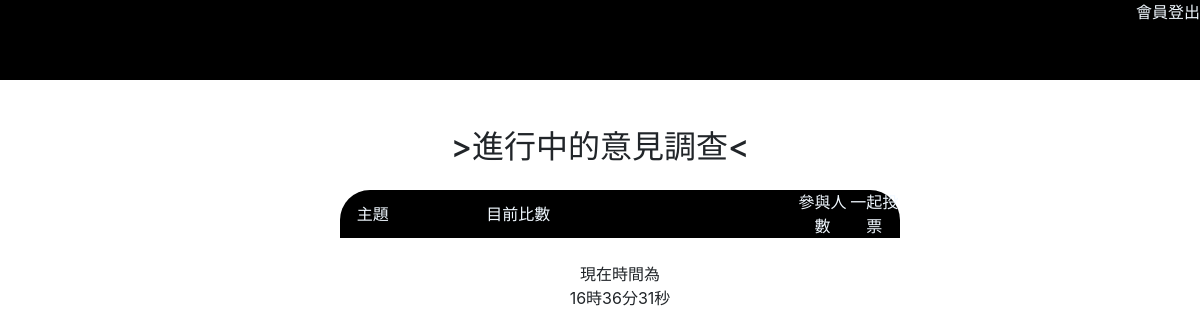
Page /front/survey.php on the earlier database version.
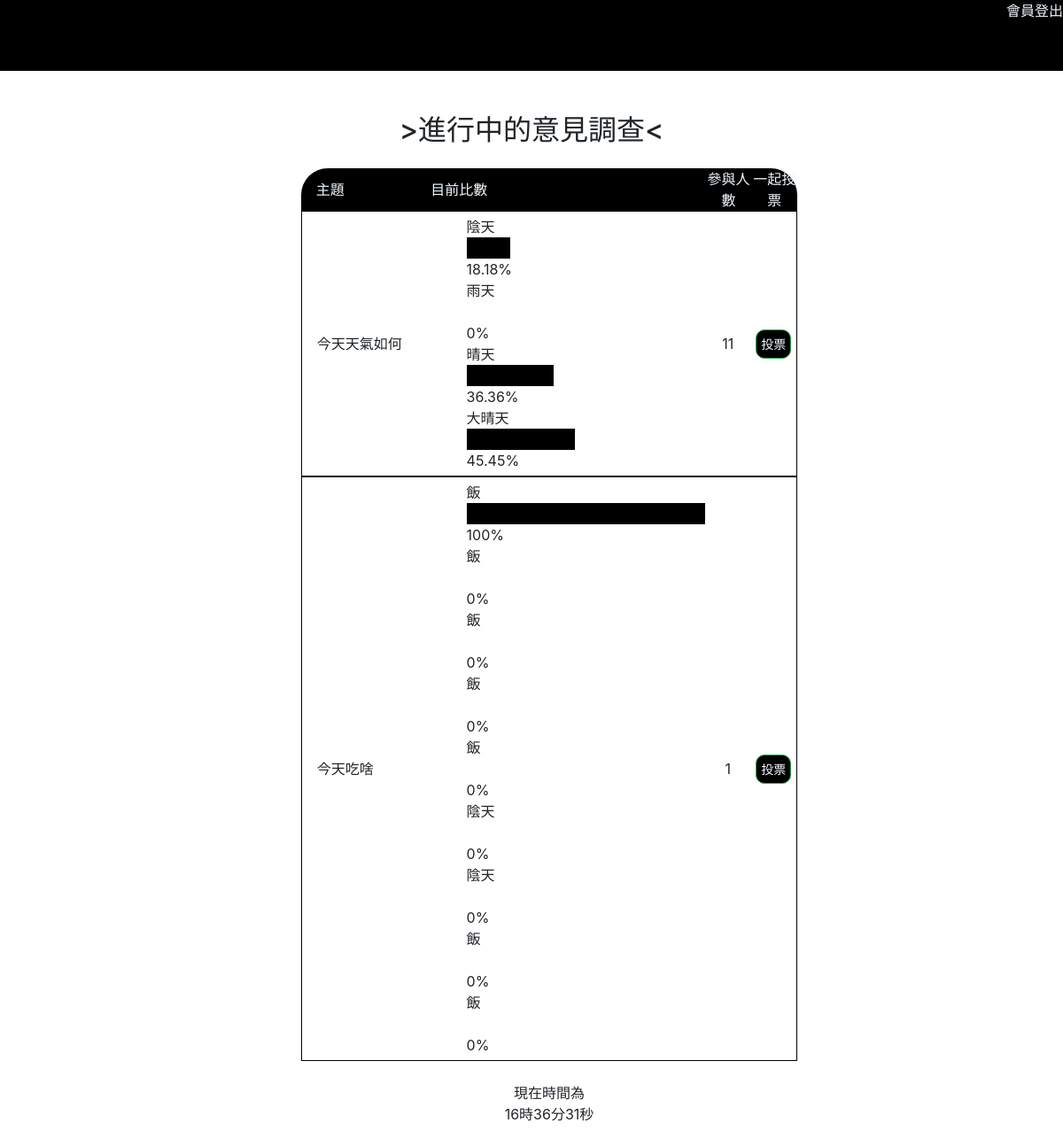
Same page on the later database version.
### tables this page shows
CREATE TABLE `survey_subject` (
  `id` int(10) UNSIGNED NOT NULL,
  `subject` text NOT NULL,
  `type` tinyint(1) UNSIGNED NOT NULL,
  `active` tinyint(1) NOT NULL,
  `vote` int(10) UNSIGNED NOT NULL,
  `img` text DEFAULT NULL,
  `created_at` timestamp NOT NULL DEFAULT current_timestamp(),
  `updated_at` timestamp NOT NULL DEFAULT current_timestamp() ON UPDATE current_timestamp()
);

CREATE TABLE `survey_options` (
  `id` int(10) UNSIGNED NOT NULL,
  `subject_id` int(10) UNSIGNED NOT NULL,
  `opt` text NOT NULL,
  `vote` int(10) UNSIGNED NOT NULL,
  `created_at` timestamp NOT NULL DEFAULT current_timestamp(),
  `updated_at` timestamp NOT NULL DEFAULT current_timestamp() ON UPDATE current_timestamp()
);

### db/base.php (called while the page is built, shortened)
<?php
$dsn="mysql:host=localhost;charset=utf8;dbname=school";
$pdo=new PDO($dsn,'root','');
function all($table,...$args){
    global $pdo;
    $sql="select * from $table ";
    if(isset($args[0])){
        if(is_array($args[0])){
            foreach($args[0] as $key => $value){
                $tmp[]="`$key`='$value'";
            }
            $sql=$sql ." WHERE ". join(" && " ,$tmp);
        }else{
            $sql=$sql . $args[0];
        }
    }
    return $pdo->query($sql)->fetchAll(PDO::FETCH_ASSOC);
}
function find($table,$id){
    global $pdo;
    $sql="select * from `$table` ";
    if(is_array($id)){
        foreach($id as $key => $value){
            $tmp[]="`$key`='$value'";
        }
        $sql = $sql . " where " . join(" && ",$tmp);
    }else{
        $sql=$sql . " where `id`='$id'";
    }
    return $pdo->query($sql)->fetch(PDO::FETCH_ASSOC);
}
?>

### front/survey.php (the view, shortened to what this page needs)
<?php include_once "../db/base.php"; ?>
<!DOCTYPE html>
<html lang="en">
<head>
    <?php include "../layouts/link_css.php"; ?>
    <link rel="stylesheet" href="../css/css.css">
</head>
<body>
    <header class="index_header">
        <nav class="nav_bar">
            <div class="menber">
                <a class='to_log' href="../logout.php">會員登出</a>
            </div>
        </nav>
    </header>
<br><br>
    <h2> >進行中的意見調查< </h2>
    <ul class="survey">
        <li class="survey_list_2">
            <div class="survey_list_name_1">主題</div>
            <div class="survey_list_result">目前比數</div>
            <div class="survey_list_vote_1">參與人數</div>
            <div class="survey_list_chkBtn_1">一起投票</div>
        </li>
        <?php
        $surveys = all("survey_subject", ['active' => 1]);
        foreach ($surveys as $survey) {
        ?>
            <li class="survey_list_3">
                <div class="survey_list_name_1">
                    <?= $survey['subject']; ?>
                </div>
                <div class="survey_list_result">
                    <?php
                    $subject = find("survey_subject", $survey['id']);
                    $options = all("survey_options", ['subject_id' => $survey['id']]);
                    ?>
                    <ul class="survey_list_result_1">
                        <?php
                        foreach ($options as $option) {
                            $division = ($subject['vote'] == 0) ? 1 : $subject['vote'];
                            $width = round(($option['vote'] / $division) * 100, 2);
                        ?>
                            <li class="">
                                <div class="survey_list_result_opt"><?= $option['opt']; ?></div>
                                <div class="survey_list_result_img">
                                    <div class="survey_list_result_img_color" style="width:<?= $width; ?>%">&nbsp;</div>
                                    <div><?= $width; ?>%</div>
                                </div>
                            </li>
                        <?php
                        }
                        ?>
                    </ul>
                </div>
                <div class="survey_list_vote_1">
                    <?= $survey['vote']; ?>
                </div>
                <div class="survey_list_chkBtn_1 chkBtn">
                    <a href="survey_item.php?do=&id=<?= $survey['id']; ?>" class="btn btn-sm btn-success mx-1">投票</a>
                </div>
            </li>
        <?php
        }
        ?>
        <br>
    <?php include "../time_box.php"; ?>
<br>
    </ul>

Differences in the rows shown:
added survey_subject: subject "今天天氣如何", vote "11"
added survey_options: opt "陰天", vote.vote "18.18", shown under "今天天氣如何"
added survey_options: opt "雨天", vote "0", shown under "今天天氣如何"
added survey_options: opt "晴天", vote.vote "36.36", shown under "今天天氣如何"
added survey_options: opt "大晴天", vote.vote "45.45", shown under "今天天氣如何"
added survey_subject: subject "今天吃啥", vote "1"
added survey_options: opt "飯", vote.vote "100", shown under "今天吃啥"
added survey_options: opt "飯", vote "0", shown under "今天吃啥"
added survey_options: opt "飯", vote "0", shown under "今天吃啥"
added survey_options: opt "飯", vote "0", shown under "今天吃啥"
added survey_options: opt "飯", vote "0", shown under "今天吃啥"
added survey_options: opt "陰天", vote "0", shown under "今天吃啥"
added survey_options: opt "陰天", vote "0", shown under "今天吃啥"
added survey_options: opt "飯", vote "0", shown under "今天吃啥"
added survey_options: opt "飯", vote "0", shown under "今天吃啥"
